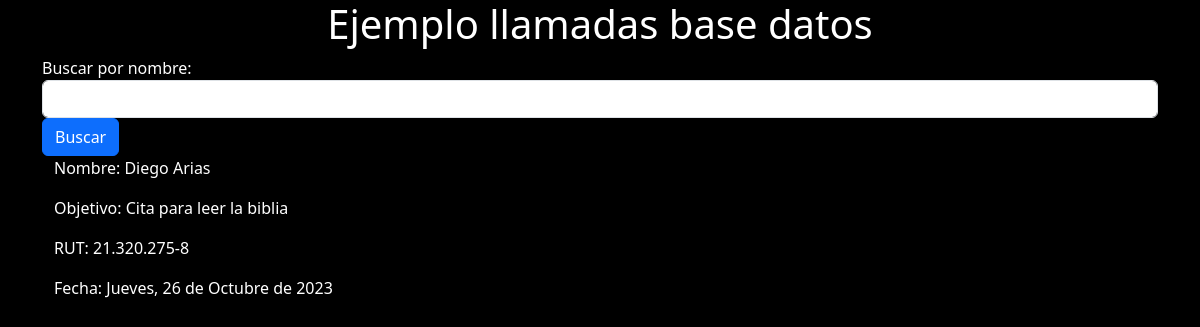
Page /avance/buscador.php?buscar=Diego Arias on the committed database.
### tables this page shows
CREATE TABLE IF NOT EXISTS `general` (
  `nombre` varchar(40) NOT NULL,
  `objetivo` varchar(256) NOT NULL,
  `fecha` date NOT NULL,
  `telefono` varchar(11) NOT NULL,
  `RUT` varchar(12) NOT NULL,
  PRIMARY KEY (`RUT`)
);

### avance/buscador.php (the view, shortened to what this page needs)
<?php
$servidor = "localhost";
$database = "herramientas2";
$user = "admin123";
$password = "123";
$conn = mysqli_connect($servidor, $user, $password, $database);
$result = null;
if (isset($_GET['buscar'])) {
    $buscar = $_GET['buscar'];
    $query = "SELECT * FROM general WHERE nombre LIKE '%$buscar%'";
    $result = mysqli_query($conn, $query);
}
?>
<!doctype html>
<html lang="en">
<head>
    <link href="https://cdn.jsdelivr.net/npm/bootstrap@5.3.1/dist/css/bootstrap.min.css" rel="stylesheet"
>
</head>
<body>
    <div class="container">
        <h1 class="text-center">Ejemplo llamadas base datos</h1>
        <form method="GET" action="">
            <div class="form-group">
                <label for="buscar">Buscar por nombre:</label>
                <input type="text" name="buscar" id="buscar" class="form-control">
            </div>
            <button type="submit" class="btn btn-primary">Buscar</button>
        </form>
        <div class="container">
            <?php
            if ($result) {
                while ($row = mysqli_fetch_assoc($result)) {
                    echo '<p>Nombre: ' . $row['nombre'] . '</p>';
                    echo '<p>Objetivo: ' . $row['objetivo'] . '</p>';
                    echo '<p>RUT: ' . $row['RUT'] . '</p>';
                    $fecha = strtotime($row['fecha']);
                    $dias_semana = ["Domingo", "Lunes", "Martes", "Miércoles", "Jueves", "Viernes", "Sábado"];
                    $meses = ["Enero", "Febrero", "Marzo", "Abril", "Mayo", "Junio", "Julio", "Agosto", "Septiembre", "Octubre", "Noviembre", "Diciembre"];
                    $fechaEnPalabras = $dias_semana[date('w', $fecha)] . ', ' . date('d', $fecha) . ' de ' . $meses[date('n', $fecha) - 1] . ' de ' . date('Y', $fecha);
                    echo '<p>Fecha: ' . $fechaEnPalabras . '</p>';
                }
            }
            ?>
        </div>
    </div>
</body>
</html>

### avance/buscador.php (style rules this page uses)
body { background-color: #000000 !important; color: #ffffff !important; }

### rows in the picture
general: nombre "Diego Arias", objetivo "Cita para leer la biblia", RUT "21.320.275-8", fecha "Jueves, 26 de Octubre de 2023"
